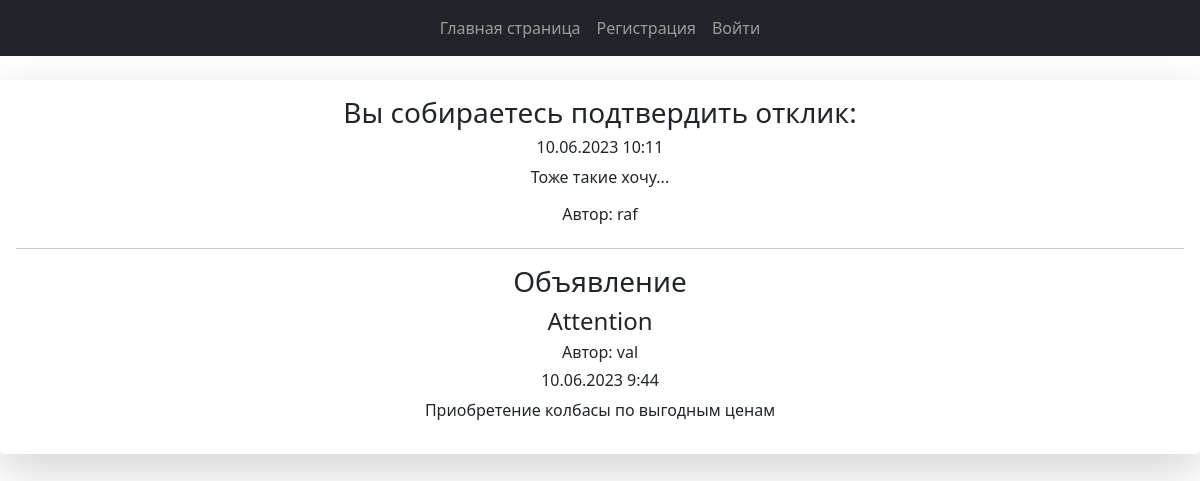
Page /posts/comment/3/ on the committed database.
### usersapp/models.py (models this page shows, shortened)
class Comment(models.Model):
    author = models.ForeignKey(to=User, on_delete=models.CASCADE)
    post = models.ForeignKey(to=Post, on_delete=models.CASCADE)
    text = models.TextField()
    created = models.DateTimeField(auto_now_add=True)
    status = models.BooleanField(default=False)

class User(AbstractUser):
    image = models.ImageField(upload_to="users_images", blank=True, null=True)
    is_verified_email = models.BooleanField(default=False)
    email = models.EmailField(unique=True, blank=False)

class Post(models.Model):
    title = models.CharField(max_length=150)
    author = models.ForeignKey(to=User, on_delete=models.CASCADE)
    category = models.ForeignKey(to=Category, on_delete=models.CASCADE)
    description = models.TextField()
    created = models.DateTimeField(auto_now_add=True)
    updated = models.DateTimeField(auto_now=True)
    file_add = models.FileField(null=True, blank=True, upload_to="add_files")

### usersapp/views.py (the view)
# urls.py: path("comment/<int:pk>/", CommentDetailView.as_view(), name="comment"),
class CommentDetailView(DetailView):
    model = Comment
    template_name = "usersapp/comment.html"
    context_object_name = "comment"

### usersapp/templates/usersapp/comment.html (shortened to what this page needs)
{% extends 'usersapp/base.html' %}
{% block content %}
<div class="card-body text-center my-4 card shadow-lg border-0 rounded-lg ">
    <h3>Вы собираетесь подтвердить отклик:</h3>
    <h6>{{ comment.created|date:'d.m.Y G:i' }}</h6>
    <p>{{ comment.text }}</p>
    <h6>Автор: {{ comment.author }}</h6>
    <hr>
    <h3>Объявление</h3>
    <h4>{{ comment.post.title }}</h4>
    <h6>Автор: {{ comment.post.author }}</h6>
    <h6>{{ comment.post.created|date:'d.m.Y G:i' }}</h6>
    <p>{{ comment.post.description }}</p>
</div>
{% endblock %}

### rows in the picture
Comment: created "10.06.2023 10:11", text "Тоже такие хочу...", author "raf", post "Attention", post.author "val", post.created "10.06.2023 9:44", post.description "Приобретение колбасы по выгодным ценам"
